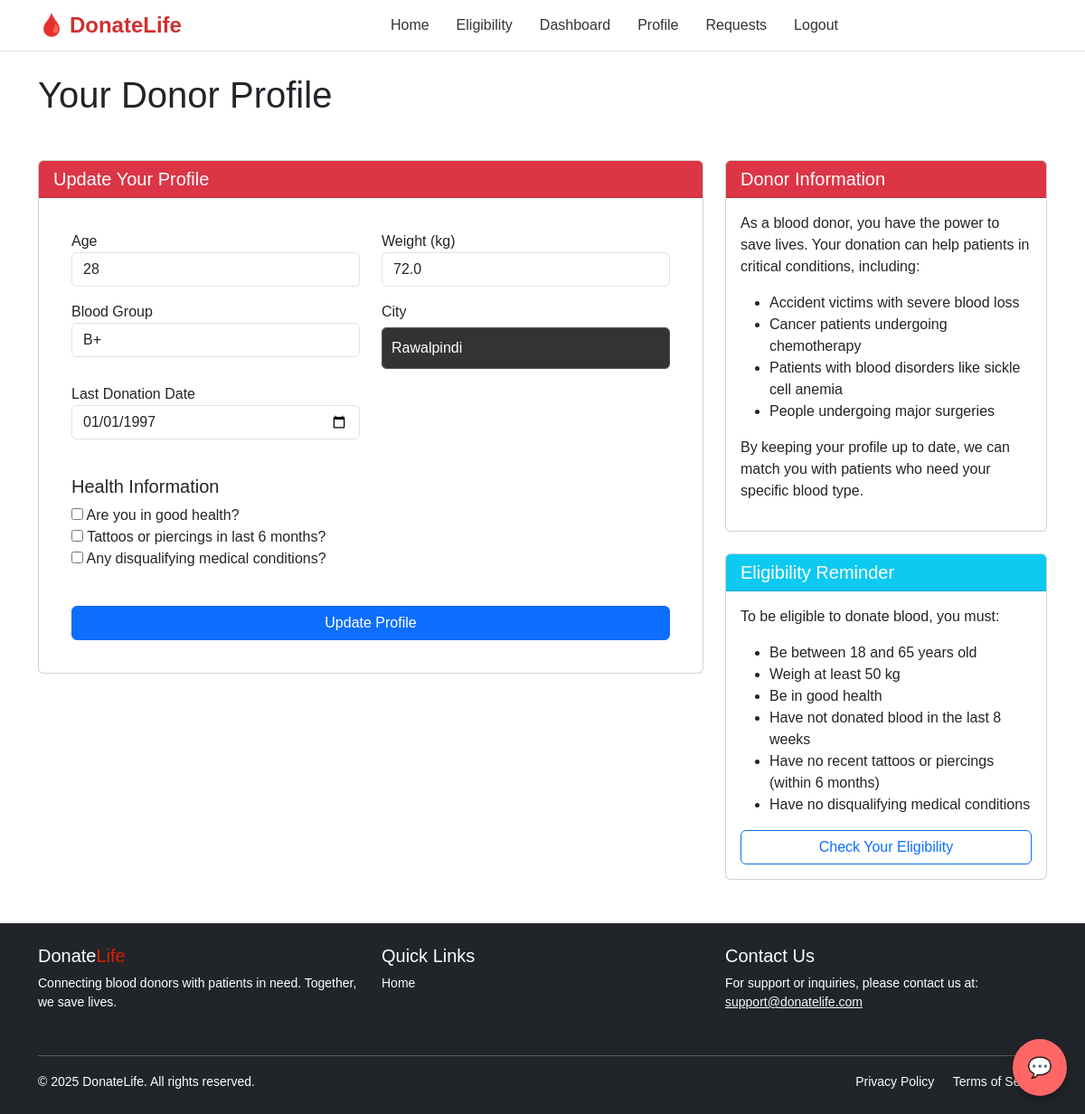
The page /accounts/profile/donor/ (signed in) on the database its author committed.
### accounts/models.py (models this page shows, shortened)
class User(AbstractUser):
    ROLE_CHOICES = (
        ('donor', 'Blood Donor'),
        ('patient', 'Patient'),
        ('admin', 'Admin'),
    )
    role = models.CharField(max_length=10, choices=ROLE_CHOICES)
    age = models.IntegerField(null=True, blank=True)
    weight = models.FloatField(null=True, blank=True)
    blood_group = models.CharField(max_length=5, choices=[
        ('A+', 'A+'), ('A-', 'A-'),
        ('B+', 'B+'), ('B-', 'B-'),
        ('O+', 'O+'), ('O-', 'O-'),
        ('AB+', 'AB+'), ('AB-', 'AB-'),
    ], null=True, blank=True)
    city = models.CharField(max_length=100, null=True, blank=True)
    last_donation_date = models.DateField(null=True, blank=True)
    medical_condition = models.TextField(null=True, blank=True)

### accounts/views.py (the view)
# urls.py: path('profile/donor/', views.donor_profile, name='donor_profile'),
@login_required
def donor_profile(request):
    user = request.user
    if request.method == 'POST':
        form = DonorProfileForm(request.POST, instance=user)
        if form.is_valid():
            form.save()
            messages.success(request, "Profile updated successfully.")
            return redirect('donor_profile')
    else:
        form = DonorProfileForm(instance=user)
    return render(request, 'accounts/donor_profile.html', {'form': form})

### accounts/templates/accounts/donor_profile.html (shortened to what this page needs)
{% extends 'base.html' %}
{% load static %}
{% block content %}
<div class="container mt-4">
    <div class="row mb-4">
        <div class="col-12">
            <h1 class="mb-4 text-left">Your Donor Profile</h1>
        </div>
    </div>
    <div class="row">
        <div class="col-md-8">
            <div class="card">
                <div class="card-header bg-danger text-white">
                    <h5 class="mb-0">Update Your Profile</h5>
                </div>
                <div class="card-body">
                    <form method="post" novalidate>
                        <div class="row mb-3">
                            <div class="col-md-6">
                                <div class="mb-3">
                                    <label for="id_age">Age</label>
                                    {{ form.age }}
                                </div>
                            </div>
                            <div class="col-md-6">
                                <div class="mb-3">
                                    <label for="id_weight">Weight (kg)</label>
                                    {{ form.weight }}
                                </div>
                            </div>
                            <div class="col-md-6">
                                <div class="mb-3">
                                    <label for="id_blood_group">Blood Group</label>
                                    {{ form.blood_group }}
                                </div>
                            </div>
                            <div class="col-md-6">
                                <div class="mb-3">
                                    <label for="id_city">City</label>
                                    {{ form.city }}
                                </div>
                            </div>
                            <div class="col-md-6">
                                <div class="mb-3">
                                    <label for="id_last_donation_date">Last Donation Date</label>
                                    {{ form.last_donation_date }}
                                </div>
                            </div>
                            <div class="col-md-12 mt-4">
                                <h5>Health Information</h5>
                                <div>
                                    <label>{{ form.is_healthy }} Are you in good health?</label>
                                </div>
                                <div>
                                    <label>{{ form.has_tattoos_or_piercings }} Tattoos or piercings in last 6
                                        months?</label>
                                </div>
                                <div>
                                    <label>{{ form.has_disqualifying_conditions }} Any disqualifying medical
                                        conditions?</label>
                                </div>
                            </div>
                        </div>
                        <button type="submit" class="btn btn-primary mt-4">Update Profile</button>
                    </form>
                </div>
            </div>
        </div>
        <div class="col-md-4">
            <div class="card mb-4">
                <div class="card-header bg-danger text-white">
                    <h5 class="mb-0">Donor Information</h5>
                </div>
                <div class="card-body">
                    <p>As a blood donor, you have the power to save lives. Your donation can help patients in critical
                        conditions, including:</p>
                    <ul>
                        <li>Accident victims with severe blood loss</li>
                        <li>Cancer patients undergoing chemotherapy</li>
                        <li>Patients with blood disorders like sickle cell anemia</li>
                        <li>People undergoing major surgeries</li>
                    </ul>
                    <p>By keeping your profile up to date, we can match you with patients who need your specific blood
                        type.</p>
                </div>
            </div>
            <div class="card">
                <div class="card-header bg-info text-white">
                    <h5 class="mb-0">Eligibility Reminder</h5>
                </div>
                <div class="card-body">
                    <p>To be eligible to donate blood, you must:</p>
                    <ul>
                        <li>Be between 18 and 65 years old</li>
                        <li>Weigh at least 50 kg</li>
                        <li>Be in good health</li>
                        <li>Have not donated blood in the last 8 weeks</li>
                        <li>Have no recent tattoos or piercings (within 6 months)</li>
                        <li>Have no disqualifying medical conditions</li>
                    </ul>
                    <div class="d-grid">
                        <a href="/accounts/eligibility" class="btn btn-outline-primary">Check Your Eligibility</a>
                    </div>
                </div>
            </div>
        </div>
    </div>
</div>
{% endblock %}

### static/css/style.css (style rules this page uses)
body { font-family: Arial, sans-serif; background-color: #fff !important; margin: 0; }
body { background-color: hsl(221.74deg 29.11% 15.49%); color: white; margin: 0; font-family: 'Segoe UI', sans-serif; }
form { background-color: rgba(255, 255, 255, 0.05); padding: 20px; border-radius: 8px; max-width: 400px; margin: auto; box-shadow: 0 0 10px rgba(255, 255, 255, 0.1); }
button { background-color: hsl(0deg 100% 70%); color: white; border: none; padding: 10px 15px; border-radius: 4px; cursor: pointer; }
form { width: 90%; max-width: 500px; margin: 0 auto; padding: 20px; background: rgba(0, 0, 0, 0.6); border-radius: 10px; }
form input[type="text"], form input[type="email"], form input[type="password"] { width: 100%; padding: 10px; margin-top: 5px; background-color: #333; color: white; border: 1px solid #555; border-radius: 5px; }
button { width: 100%; padding: 10px; background-color: hsl(0deg 100% 70%); color: white; border: none; border-radius: 5px; font-size: 16px; cursor: pointer; margin-top: 20px; }

### static/css/dashboard.css (style rules this page uses)
body { font-family: Arial, sans-serif; }

### accounts/templates/accounts/donor_profile.html (style rules this page uses)
form { width: 100% !important; max-width: 100% !important; border-radius: 0px !important; background: #fff; }

### rows shown on the page
User: age "28", weight "72.0", blood_group "B+", city "Rawalpindi", last_donation_date "01/01/1997"
